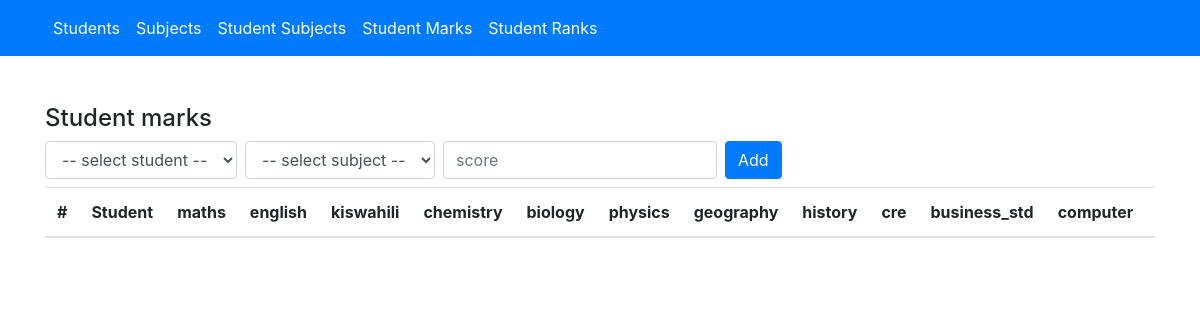
/student_marks.php, run on the app's committed database.
### tables this page shows
CREATE TABLE "subjects" (
	"id"	INTEGER,
	"name"	TEXT NOT NULL,
	PRIMARY KEY("id" AUTOINCREMENT)
);

### controllers/subjects_controller.php (called while the page is built, shortened)
<?php
$subject_rows = $pdo->query('SELECT * FROM subjects')->fetchAll(PDO::FETCH_ASSOC);

### student_marks.php (the view, shortened to what this page needs)
<?php
require_once 'header.php';
require_once 'database.php';
require_once 'controllers/subjects_controller.php';
?>
<div class="container">
    <div class="pt-5">
        <h4>Student marks</h4>
        <form class="form-inline mb-2" action="/" method="POST">
            <div class="input-group">
                <select name="student_id" class="form-control mr-2">
                    <option>-- select student --</option>
                </select>
            </div>
            <div class="input-group">
                <select name="subject_id" class="form-control mr-2">
                    <option>-- select subject --</option>
                </select>
            </div>
            <div class="input-group">
                <input type="number" class="form-control mr-2" name="mark" placeholder="score">
            </div>
            <button type="submit" class="btn btn-primary">Add</button>
        </form>
        <div style="height:80vh;overflow:auto">
            <table class="table table-striped">
                <thead>
                    <tr>
                        <th>#</th>
                        <th>Student</th>
                        <?php foreach ($subject_rows as $row): ?>
                            <th><?php echo $row['name'] ?></th>
                        <?php endforeach; ?>
                    </tr>
                </thead>
            </table>
        </div>
    </div>
</div>
<?php include 'footer.php'; ?>

### data on the page
subjects: name "maths"
subjects: name "english"
subjects: name "kiswahili"
subjects: name "chemistry"
subjects: name "biology"
subjects: name "physics"
subjects: name "geography"
subjects: name "history"
subjects: name "cre"
subjects: name "business_std"
subjects: name "computer"
